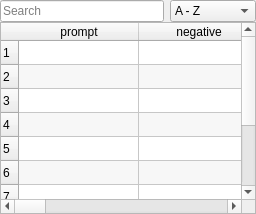
            <widget class="QWidget" name="history_widget">
             <property name="sizePolicy">
              <sizepolicy hsizetype="Expanding" vsizetype="Expanding">
               <horstretch>0</horstretch>
               <verstretch>0</verstretch>
              </sizepolicy>
             </property>
             <property name="maximumSize">
              <size>
               <width>8192</width>
               <height>8192</height>
              </size>
             </property>
             <property name="styleSheet">
              <string notr="true"/>
             </property>
             <attribute name="title">
              <string>History</string>
             </attribute>
             <layout class="QVBoxLayout" name="verticalLayout_8">
              <property name="spacing">
               <number>0</number>
              </property>
              <property name="leftMargin">
               <number>0</number>
              </property>
              <property name="topMargin">
               <number>0</number>
              </property>
              <property name="rightMargin">
               <number>0</number>
              </property>
              <property name="bottomMargin">
               <number>0</number>
              </property>
              <item>
               <layout class="QHBoxLayout" name="history_layout_horizontal">
                <property name="spacing">
                 <number>6</number>
                </property>
                <property name="leftMargin">
                 <number>0</number>
                </property>
                <property name="topMargin">
                 <number>0</number>
                </property>
                <item>
                 <widget class="QLineEdit" name="history_search_bar_btn">
                  <property name="maximumSize">
                   <size>
                    <width>8192</width>
                    <height>30</height>
                   </size>
                  </property>
                  <property name="placeholderText">
                   <string>Search</string>
                  </property>
                 </widget>
                </item>
                <item>
                 <widget class="QComboBox" name="history_sort">
                  <property name="sizePolicy">
                   <sizepolicy hsizetype="Minimum" vsizetype="Fixed">
                    <horstretch>0</horstretch>
                    <verstretch>0</verstretch>
                   </sizepolicy>
                  </property>
                  <property name="maximumSize">
                   <size>
                    <width>8192</width>
                    <height>30</height>
                   </size>
                  </property>
                  <item>
                   <property name="text">
                    <string>A - Z</string>
                   </property>
                  </item>
                  <item>
                   <property name="text">
                    <string>Z - A</string>
                   </property>
                  </item>
                  <item>
                   <property name="text">
                    <string>Scheduler</string>
                   </property>
                  </item>
                  <item>
                   <property name="text">
                    <string>Model</string>
                   </property>
                  </item>
                 </widget>
                </item>
               </layout>
              </item>
              <item>
               <widget class="QTableWidget" name="img_history_table">
                <property name="maximumSize">
                 <size>
                  <width>8192</width>
                  <height>8192</height>
                 </size>
                </property>
                <property name="styleSheet">
                 <string notr="true"/>
                </property>
                <property name="dragEnabled">
                 <bool>true</bool>
                </property>
                <property name="dragDropMode">
                 <enum>QAbstractItemView::DragDrop</enum>
                </property>
                <property name="defaultDropAction">
                 <enum>Qt::CopyAction</enum>
                </property>
                <property name="alternatingRowColors">
                 <bool>true</bool>
                </property>
                <property name="textElideMode">
                 <enum>Qt::ElideLeft</enum>
                </property>
                <property name="sortingEnabled">
                 <bool>true</bool>
                </property>
                <attribute name="horizontalHeaderVisible">
                 <bool>true</bool>
                </attribute>
                <attribute name="horizontalHeaderCascadingSectionResizes">
                 <bool>true</bool>
                </attribute>
                <attribute name="horizontalHeaderMinimumSectionSize">
                 <number>22</number>
                </attribute>
                <attribute name="horizontalHeaderDefaultSectionSize">
                 <number>120</number>
                </attribute>
                <attribute name="horizontalHeaderStretchLastSection">
                 <bool>true</bool>
                </attribute>
                <attribute name="verticalHeaderCascadingSectionResizes">
                 <bool>true</bool>
                </attribute>
                <attribute name="verticalHeaderDefaultSectionSize">
                 <number>24</number>
                </attribute>
                <attribute name="verticalHeaderStretchLastSection">
                 <bool>true</bool>
                </attribute>
                <row>
                 <property name="text">
                  <string>1</string>
                 </property>
                </row>
                <row>
                 <property name="text">
                  <string>2</string>
                 </property>
                </row>
                <row>
                 <property name="text">
                  <string>3</string>
                 </property>
                </row>
                <row>
                 <property name="text">
                  <string>4</string>
                 </property>
                </row>
                <row>
                 <property name="text">
                  <string>5</string>
                 </property>
                </row>
                <row>
                 <property name="text">
                  <string>6</string>
                 </property>
                </row>
                <row>
                 <property name="text">
                  <string>7</string>
                 </property>
                </row>
                <row>
                 <property name="text">
                  <string>8</string>
                 </property>
                </row>
                <row>
                 <property name="text">
                  <string>9</string>
                 </property>
                </row>
                <row>
                 <property name="text">
                  <string>10</string>
                 </property>
                </row>
                <column>
                 <property name="text">
                  <string>prompt</string>
                 </property>
                </column>
                <column>
                 <property name="text">
                  <string>negative</string>
                 </property>
                </column>
                <column>
                 <property name="text">
                  <string>seed</string>
                 </property>
                </column>
                <column>
                 <property name="text">
                  <string>scheduler</string>
                 </property>
                </column>
                <column>
                 <property name="text">
                  <string>width</string>
                 </property>
                </column>
                <column>
                 <property name="text">
                  <string>height</string>
                 </property>
                </column>
                <column>
                 <property name="text">
                  <string>model</string>
                 </property>
                </column>
               </widget>
              </item>
             </layout>
            </widget>
